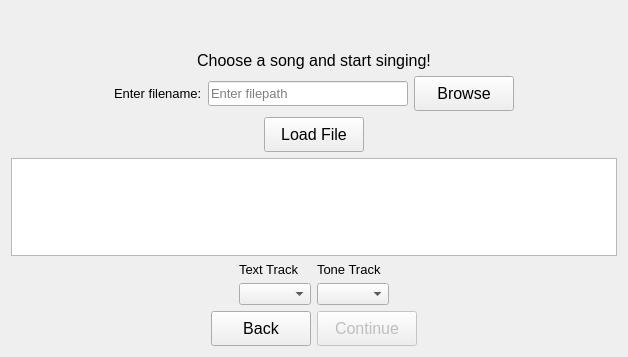
<?xml version="1.0" encoding="UTF-8"?>
<ui version="4.0">
 <class>StartSingingView</class>
 <widget class="QWidget" name="StartSingingView">
  <property name="geometry">
   <rect>
    <x>0</x>
    <y>0</y>
    <width>628</width>
    <height>357</height>
   </rect>
  </property>
  <property name="windowTitle">
   <string>Form</string>
  </property>
  <layout class="QGridLayout" name="gridLayout">
   <item row="0" column="0">
    <layout class="QVBoxLayout" name="verticalLayout">
     <item>
      <spacer name="verticalSpacer_2">
       <property name="orientation">
        <enum>Qt::Vertical</enum>
       </property>
       <property name="sizeType">
        <enum>QSizePolicy::MinimumExpanding</enum>
       </property>
       <property name="sizeHint" stdset="0">
        <size>
         <width>20</width>
         <height>40</height>
        </size>
       </property>
      </spacer>
     </item>
     <item>
      <widget class="QLabel" name="label">
       <property name="font">
        <font>
         <pointsize>12</pointsize>
        </font>
       </property>
       <property name="text">
        <string>Choose a song and start singing!</string>
       </property>
       <property name="alignment">
        <set>Qt::AlignCenter</set>
       </property>
      </widget>
     </item>
     <item>
      <layout class="QHBoxLayout" name="horizontalLayout">
       <item>
        <spacer name="horizontalSpacer">
         <property name="orientation">
          <enum>Qt::Horizontal</enum>
         </property>
         <property name="sizeHint" stdset="0">
          <size>
           <width>40</width>
           <height>20</height>
          </size>
         </property>
        </spacer>
       </item>
       <item>
        <widget class="QLabel" name="label_2">
         <property name="font">
          <font>
           <pointsize>10</pointsize>
          </font>
         </property>
         <property name="text">
          <string>Enter filename:</string>
         </property>
        </widget>
       </item>
       <item>
        <widget class="QLineEdit" name="filePathField">
         <property name="minimumSize">
          <size>
           <width>200</width>
           <height>25</height>
          </size>
         </property>
         <property name="font">
          <font>
           <pointsize>10</pointsize>
          </font>
         </property>
         <property name="text">
          <string/>
         </property>
         <property name="placeholderText">
          <string>Enter filepath</string>
         </property>
        </widget>
       </item>
       <item>
        <widget class="QPushButton" name="browseButton">
         <property name="minimumSize">
          <size>
           <width>100</width>
           <height>35</height>
          </size>
         </property>
         <property name="maximumSize">
          <size>
           <width>16777215</width>
           <height>16777215</height>
          </size>
         </property>
         <property name="font">
          <font>
           <pointsize>12</pointsize>
          </font>
         </property>
         <property name="text">
          <string>Browse</string>
         </property>
        </widget>
       </item>
       <item>
        <spacer name="horizontalSpacer_2">
         <property name="orientation">
          <enum>Qt::Horizontal</enum>
         </property>
         <property name="sizeHint" stdset="0">
          <size>
           <width>40</width>
           <height>20</height>
          </size>
         </property>
        </spacer>
       </item>
      </layout>
     </item>
     <item alignment="Qt::AlignHCenter">
      <widget class="QPushButton" name="loadFileButton">
       <property name="minimumSize">
        <size>
         <width>100</width>
         <height>35</height>
        </size>
       </property>
       <property name="font">
        <font>
         <pointsize>12</pointsize>
        </font>
       </property>
       <property name="text">
        <string>Load File</string>
       </property>
      </widget>
     </item>
     <item>
      <spacer name="verticalSpacer_4">
       <property name="orientation">
        <enum>Qt::Vertical</enum>
       </property>
       <property name="sizeType">
        <enum>QSizePolicy::Preferred</enum>
       </property>
       <property name="sizeHint" stdset="0">
        <size>
         <width>20</width>
         <height>40</height>
        </size>
       </property>
      </spacer>
     </item>
     <item alignment="Qt::AlignVCenter">
      <widget class="QTextEdit" name="displayMidiTextArea">
       <property name="maximumSize">
        <size>
         <width>16777215</width>
         <height>16777215</height>
        </size>
       </property>
       <property name="readOnly">
        <bool>true</bool>
       </property>
      </widget>
     </item>
     <item>
      <layout class="QHBoxLayout" name="horizontalLayout_2">
       <item>
        <spacer name="horizontalSpacer_3">
         <property name="orientation">
          <enum>Qt::Horizontal</enum>
         </property>
         <property name="sizeHint" stdset="0">
          <size>
           <width>40</width>
           <height>20</height>
          </size>
         </property>
        </spacer>
       </item>
       <item>
        <layout class="QVBoxLayout" name="verticalLayout_2">
         <item>
          <layout class="QHBoxLayout" name="horizontalLayout_3">
           <item>
            <widget class="QLabel" name="textTrackLabel">
             <property name="font">
              <font>
               <pointsize>10</pointsize>
              </font>
             </property>
             <property name="text">
              <string>Text Track</string>
             </property>
            </widget>
           </item>
           <item>
            <widget class="QLabel" name="toneTrackLabel">
             <property name="font">
              <font>
               <pointsize>10</pointsize>
              </font>
             </property>
             <property name="text">
              <string>Tone Track</string>
             </property>
            </widget>
           </item>
          </layout>
         </item>
         <item>
          <layout class="QHBoxLayout" name="horizontalLayout_4">
           <item>
            <widget class="QComboBox" name="textTrackComboBox">
             <property name="sizeAdjustPolicy">
              <enum>QComboBox::AdjustToContents</enum>
             </property>
             <property name="duplicatesEnabled">
              <bool>false</bool>
             </property>
            </widget>
           </item>
           <item>
            <widget class="QComboBox" name="toneTrackComboBox">
             <property name="sizeAdjustPolicy">
              <enum>QComboBox::AdjustToContents</enum>
             </property>
            </widget>
           </item>
          </layout>
         </item>
        </layout>
       </item>
       <item>
        <spacer name="horizontalSpacer_4">
         <property name="orientation">
          <enum>Qt::Horizontal</enum>
         </property>
         <property name="sizeHint" stdset="0">
          <size>
           <width>40</width>
           <height>20</height>
          </size>
         </property>
        </spacer>
       </item>
      </layout>
     </item>
     <item>
      <layout class="QHBoxLayout" name="horizontalLayout_5">
       <item>
        <spacer name="horizontalSpacer_5">
         <property name="orientation">
          <enum>Qt::Horizontal</enum>
         </property>
         <property name="sizeHint" stdset="0">
          <size>
           <width>40</width>
           <height>20</height>
          </size>
         </property>
        </spacer>
       </item>
       <item>
        <widget class="QPushButton" name="backButton">
         <property name="minimumSize">
          <size>
           <width>100</width>
           <height>35</height>
          </size>
         </property>
         <property name="font">
          <font>
           <pointsize>12</pointsize>
          </font>
         </property>
         <property name="text">
          <string>Back</string>
         </property>
        </widget>
       </item>
       <item alignment="Qt::AlignHCenter|Qt::AlignVCenter">
        <widget class="QPushButton" name="continueButton">
         <property name="enabled">
          <bool>false</bool>
         </property>
         <property name="minimumSize">
          <size>
           <width>100</width>
           <height>35</height>
          </size>
         </property>
         <property name="font">
          <font>
           <pointsize>12</pointsize>
          </font>
         </property>
         <property name="text">
          <string>Continue</string>
         </property>
        </widget>
       </item>
       <item>
        <spacer name="horizontalSpacer_6">
         <property name="orientation">
          <enum>Qt::Horizontal</enum>
         </property>
         <property name="sizeHint" stdset="0">
          <size>
           <width>40</width>
           <height>20</height>
          </size>
         </property>
        </spacer>
       </item>
      </layout>
     </item>
     <item>
      <spacer name="verticalSpacer_3">
       <property name="orientation">
        <enum>Qt::Vertical</enum>
       </property>
       <property name="sizeHint" stdset="0">
        <size>
         <width>20</width>
         <height>40</height>
        </size>
       </property>
      </spacer>
     </item>
    </layout>
   </item>
  </layout>
 </widget>
 <resources/>
 <connections/>
</ui>
